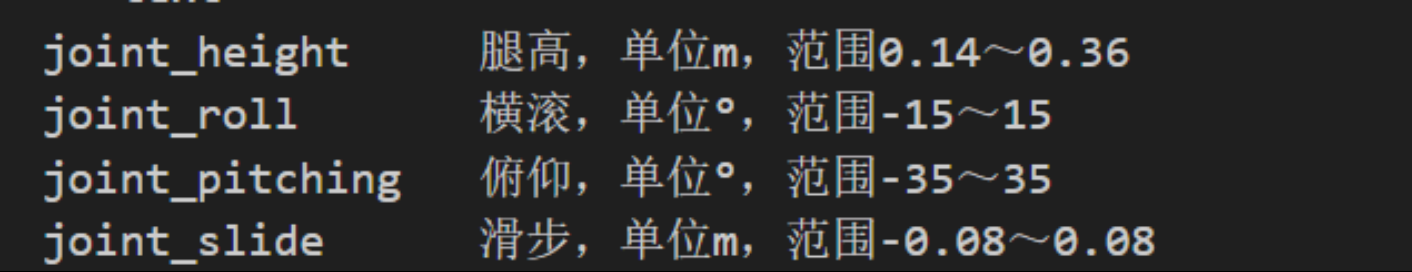
#> input picture image.png, 1412 x 272 px, found by its file name
$ python lesson09_color_channels.py
#> lines starting #> are read from the running program, lines starting #| are printed output that depends on the picture
import sys
from pathlib import Path

import cv2
import numpy as np


# 本课程所有图片素材和处理结果都统一放在 vision_course/images。
project_dir = Path(__file__).resolve().parent.parent
image_dir = project_dir / "images"


def get_image_path():
    """优先读取命令行传入的图片，否则自动选择 images 目录中的一张图片。"""
    if len(sys.argv) > 1:
        return Path(sys.argv[1]).expanduser()

    for name in ["image.png", "image.jpg", "lesson07_resized.jpg"]:
        image_path = image_dir / name
        if image_path.exists():
            return image_path

    image_files = sorted(
        list(image_dir.glob("*.jpg"))
        + list(image_dir.glob("*.jpeg"))
        + list(image_dir.glob("*.png"))
    )
    if image_files:
        return image_files[0]

    print("no image found in:", image_dir)
    raise SystemExit(1)


def resize_for_display(image, width=480):
    """显示窗口太大时，按固定宽度等比例缩小，保存文件不受影响。"""
    height, old_width = image.shape[:2]
    if old_width <= width:
        return image
    new_height = int(height * width / old_width)
    return cv2.resize(image, (width, new_height))


image_path = get_image_path()
image = cv2.imread(str(image_path))
#> image is the input picture: shape (272, 1412, 3); mean B, G, R 45.7, 45.7, 45.7

if image is None:
    print("image read failed:", image_path)
    raise SystemExit(1)

# OpenCV 默认颜色顺序是 BGR，不是 RGB。
b, g, r = cv2.split(image)
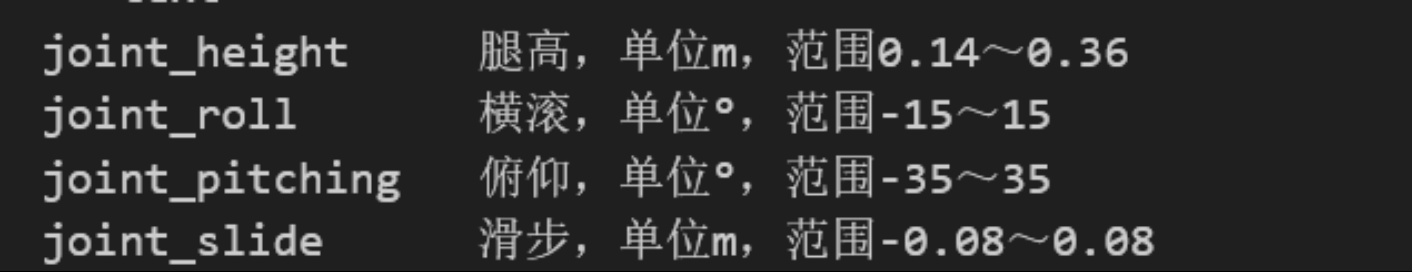
#> b: shape (272, 1412); min 0, max 204, mean 45.7
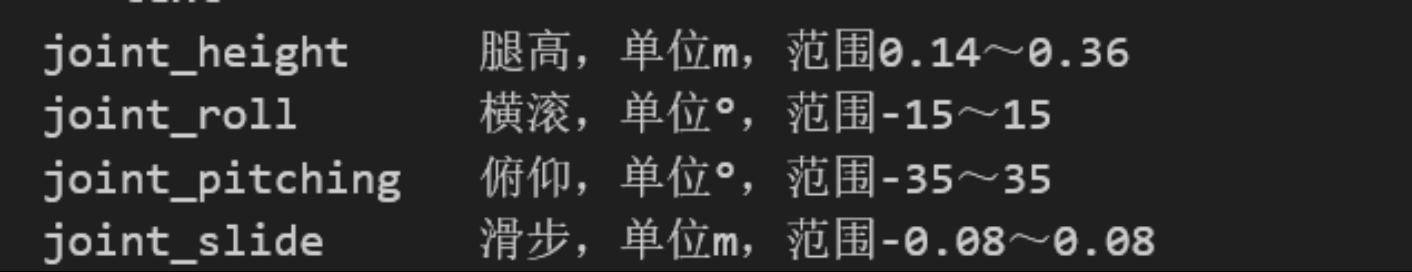
#> g: shape (272, 1412); min 0, max 204, mean 45.7
zeros = np.zeros_like(b)

# 灰度单通道图：数值越亮，说明该颜色通道越强。
blue_gray = b
green_gray = g
red_gray = r

# 彩色单通道图：只保留某一种颜色，其余通道置零。
blue_only = cv2.merge([b, zeros, zeros])
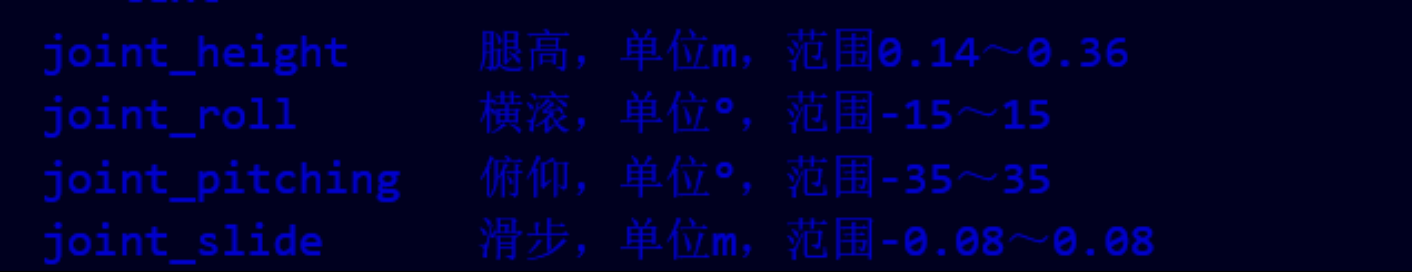
#> blue_only: shape (272, 1412, 3); mean of channels 0, 1, 2 45.7, 0, 0; drawn as B, G, R
green_only = cv2.merge([zeros, g, zeros])
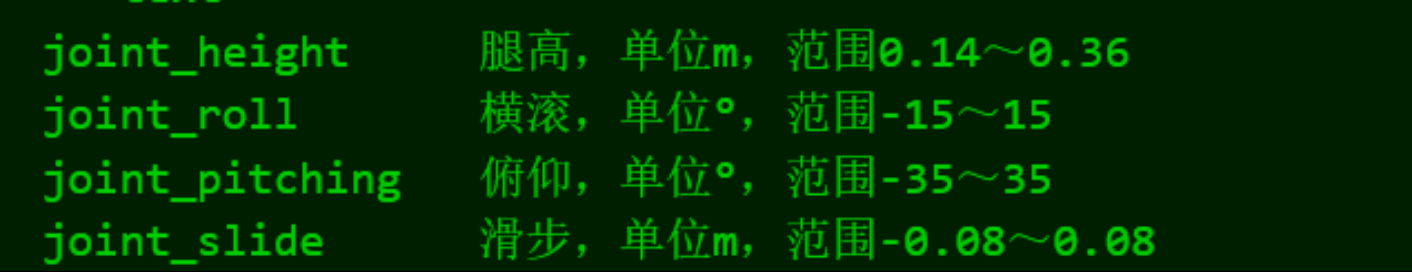
#> green_only: shape (272, 1412, 3); mean of channels 0, 1, 2 0, 45.7, 0; drawn as B, G, R
red_only = cv2.merge([zeros, zeros, r])
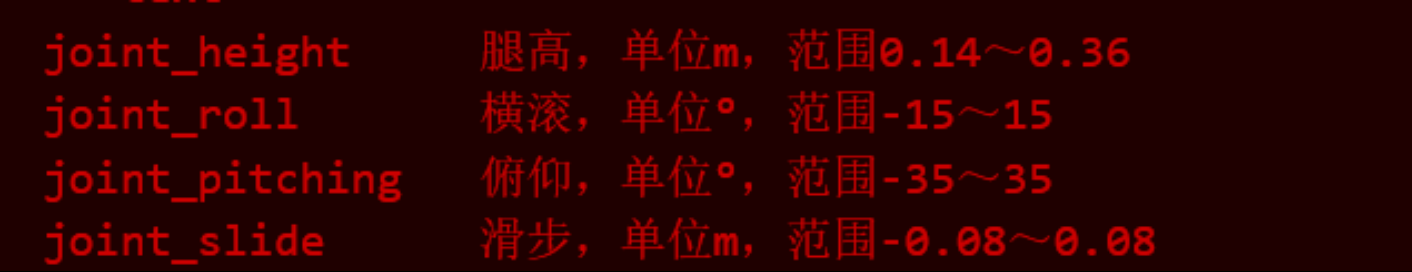
#> red_only: shape (272, 1412, 3); mean of channels 0, 1, 2 0, 0, 45.7; drawn as B, G, R

# 通道重组：按 B、G、R 顺序合并，可以恢复原图。
merged = cv2.merge([b, g, r])

# 通道置换：交换红色和蓝色通道，观察颜色变化。
swapped = cv2.merge([r, g, b])

outputs = {
    "lesson09_blue_gray.jpg": blue_gray,
    "lesson09_green_gray.jpg": green_gray,
    "lesson09_red_gray.jpg": red_gray,
    "lesson09_blue_only.jpg": blue_only,
    "lesson09_green_only.jpg": green_only,
    "lesson09_red_only.jpg": red_only,
    "lesson09_merged.jpg": merged,
    "lesson09_swapped.jpg": swapped,
}

for filename, result in outputs.items():
    save_path = image_dir / filename
    cv2.imwrite(str(save_path), result)
    print("saved:", save_path)
#> this loop made 8 passes
#> filename on passes 1 to 8: 'lesson09_blue_gray.jpg', 'lesson09_green_gray.jpg', 'lesson09_red_gray.jpg', 'lesson09_blue_only.jpg', 'lesson09_green_only.jpg', 'lesson09_red_only.jpg', 'lesson09_merged.jpg', 'lesson09_swapped.jpg'
#| saved: vision_course/images/lesson09_blue_gray.jpg
#| saved: vision_course/images/lesson09_green_gray.jpg
#| saved: vision_course/images/lesson09_red_gray.jpg
#| saved: vision_course/images/lesson09_blue_only.jpg
#| saved: vision_course/images/lesson09_green_only.jpg
#| saved: vision_course/images/lesson09_red_only.jpg
#| saved: vision_course/images/lesson09_merged.jpg
#| saved: vision_course/images/lesson09_swapped.jpg

print("source image:", image_path)
print("source shape:", image.shape)
#| source shape: (272, 1412, 3)
print("B channel shape:", b.shape)
#| B channel shape: (272, 1412)
print("G channel shape:", g.shape)
#| G channel shape: (272, 1412)
print("R channel shape:", r.shape)
#| R channel shape: (272, 1412)
print("press q or Esc to close windows")

windows = {
    "original": image,
    "blue_only": blue_only,
    "green_only": green_only,
    "red_only": red_only,
    "merged": merged,
    "swapped": swapped,
}

for title, picture in windows.items():
    cv2.namedWindow(title, cv2.WINDOW_NORMAL)
    cv2.imshow(title, resize_for_display(picture))
#> this loop made 6 passes
#> title on passes 1 to 6: 'original', 'blue_only', 'green_only', 'red_only', 'merged', 'swapped'
#> pass 1, `cv2.imshow(title, resize_for_display(picture))`:
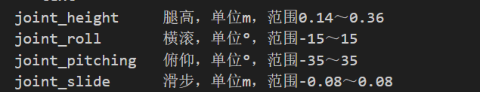
#> window 'original': shape (92, 480, 3); mean B, G, R 45.7, 45.7, 45.7
#> pass 2, `cv2.imshow(title, resize_for_display(picture))`:
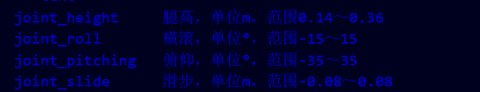
#> window 'blue_only': shape (92, 480, 3); mean B, G, R 45.7, 0, 0

while True:
    key = cv2.waitKey(100) & 0xFF
#> (key q is pressed here)
    if key == ord("q") or key == 27:
        break

cv2.destroyAllWindows()
